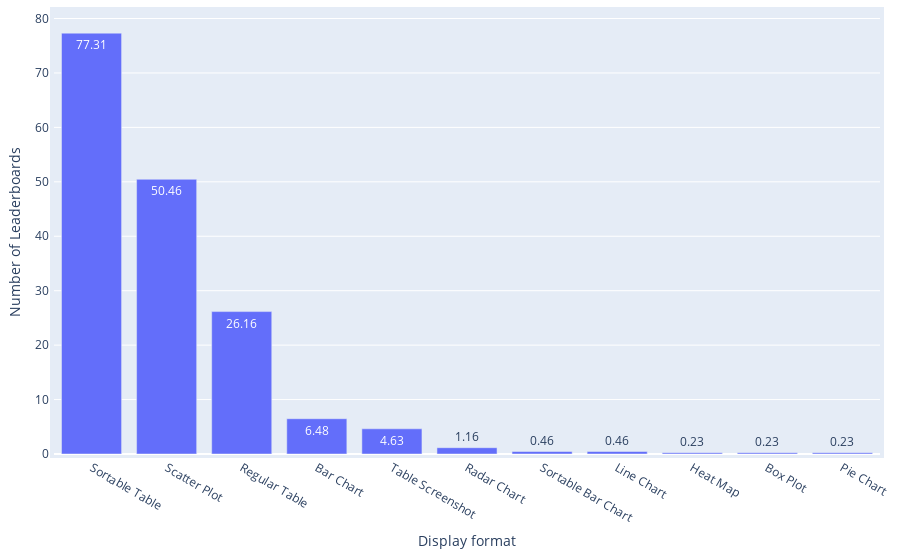

This figure's notebook cell:
### Code cell
df = pd.read_csv(path_meta / 'leaderboard_processed.csv')
df['Display formats'] = df['Display formats'].apply(ast.literal_eval)

df_split = df.explode('Display formats')['Display formats'].value_counts().reset_index(name='Frequency')
print(f"{df_split['Display formats'].iloc[0]} is the most popular display format of leaderboards, accounting for {round(df_split['Frequency'].iloc[0]/len(df)*100,2)}% ({df_split['Frequency'].iloc[0]} out of {len(df)}) leaderboard systems.")
df_split['Weight'] = 1

statistics = {
    'Distribution': 'Leaderboard Systems across Display Formats',
    'Mean': np.mean(df_split['Frequency']),
    'Median': np.median(df_split['Frequency']),
    'IQR': df_split['Frequency'].quantile(0.75) - df_split['Frequency'].quantile(0.25),
    'Gini Coefficient': ineqpy.inequality.gini(data=df_split, income='Frequency', weights='Weight'),
}
if os.path.exists(path_meta / 'leaderboard_statistics.csv'):
    df_statistics = pd.read_csv(path_meta / 'leaderboard_statistics.csv')
else:
    df_statistics = pd.DataFrame()
df_statistics = pd.concat([df_statistics, pd.DataFrame([statistics])], ignore_index=True)
df_statistics.drop_duplicates(subset=['Distribution'], keep='last', inplace=True)
df_statistics.sort_values(by='Distribution', inplace=True)
df_statistics.to_csv(path_meta / 'leaderboard_statistics.csv', index=False)

df_split['Ratio'] = round(df_split['Frequency'] / len(df) * 100, 2)

fig = px.bar(
    x=df_split['Display formats'],
    y=df_split['Ratio'],
    text_auto=True,
    labels={'x': 'Display format', 'y': 'Number of Leaderboards'},
)
# Update the layout for a tighter look
fig.update_layout(
    autosize=True,
    margin=dict(
        l=10,  # Left margin
        r=10,  # Right margin
        b=10,  # Bottom margin
        t=10,  # Top margin
        pad=4  # Padding between the plot and the margin
    )
)
fig.show()

### Figure 1 — Plotly figure (JSON) as saved in the notebook; plotly's stock layout.template omitted (floating-point values rounded to 4 significant figures)
{"data": [{"alignmentgroup": "True", "hovertemplate": "Display format=%{x}<br>Number of Leaderboards=%{y}<extra></extra>", "legendgroup": "", "marker": {"color": "#636efa", "pattern": {"shape": ""}}, "name": "", "offsetgroup": "", "orientation": "v", "showlegend": false, "textposition": "auto", "texttemplate": "%{y}", "type": "bar", "x": ["Sortable Table", "Scatter Plot", "Regular Table", "Bar Chart", "Table Screenshot", "Radar Chart", "Sortable Bar Chart", "Line Chart", "Heat Map", "Box Plot", "Pie Chart"], "xaxis": "x", "y": [77.31, 50.46, 26.16, 6.48, 4.63, 1.16, 0.46, 0.46, 0.23, 0.23, 0.23], "yaxis": "y"}], "layout": {"autosize": true, "barmode": "relative", "legend": {"tracegroupgap": 0}, "margin": {"b": 10, "l": 10, "pad": 4, "r": 10, "t": 10}, "xaxis": {"anchor": "y", "domain": [0, 1], "title": {"text": "Display format"}}, "yaxis": {"anchor": "x", "domain": [0, 1], "title": {"text": "Number of Leaderboards"}}}}
